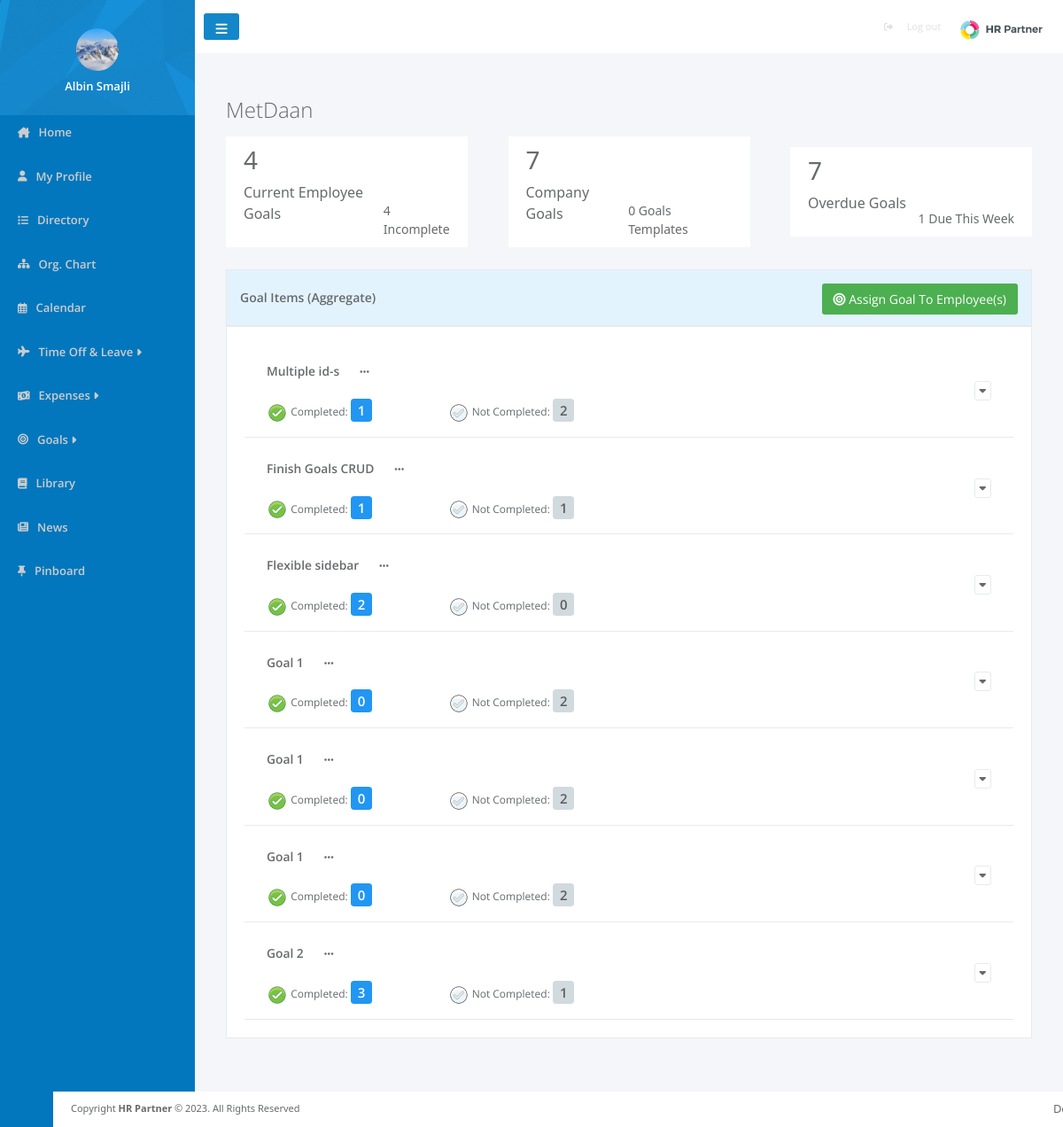
Screenshot of /pages/assignesGoals.php (signed in) with the database file from the repository.
### tables this page shows
CREATE TABLE `users` (
  `user_id` int(100) NOT NULL,
  `image` varchar(500) DEFAULT NULL,
  `name` varchar(200) NOT NULL,
  `surname` varchar(200) NOT NULL,
  `email` varchar(200) NOT NULL,
  `password` varchar(500) NOT NULL,
  `Position_ID` int(11) DEFAULT NULL,
  `Departament_ID` int(11) DEFAULT NULL,
  `role` int(11) NOT NULL,
  `location` varchar(100) DEFAULT NULL,
  `status` varchar(100) DEFAULT NULL,
  `report_to` int(11) DEFAULT NULL,
  `gender` varchar(10) DEFAULT NULL,
  `born` date DEFAULT NULL,
  `started` date DEFAULT NULL,
  `company` int(11) DEFAULT NULL
);

CREATE TABLE `companygoals` (
  `id` int(11) NOT NULL,
  `name` varchar(200) DEFAULT NULL,
  `description` varchar(500) NOT NULL,
  `type` varchar(100) NOT NULL,
  `due_date` date NOT NULL,
  `created` date NOT NULL,
  `target_value` varchar(100) DEFAULT NULL,
  `company_id` int(11) NOT NULL,
  `users` varchar(500) NOT NULL,
  `user_goal` tinyint(1) DEFAULT NULL
);

### pages/assignesGoals.php (the view, shortened to what this page needs)
<?php
require_once '../config.php';
$userId = $_SESSION['user_id'];
$companyId = $_SESSION['company'];
$today = date('y-m-d');
$companyGoalsQ = "SELECT * FROM companygoals WHERE company_id=:company_id";
$prep = $con->prepare($companyGoalsQ);
$prep->bindValue(':company_id', $companyId);
$prep->execute();
$comapnygoals = $prep->fetchAll(PDO::FETCH_ASSOC);
$usergoalQ = "SELECT COUNT(*) FROM `goals`";
$prep = $con->prepare($usergoalQ);
$prep->execute();
$userGoals = $prep->fetch();
$usergoalincQ = "SELECT COUNT(*) FROM `goals` WHERE completed = 0";
$prep = $con->prepare($usergoalincQ);
$prep->execute();
$incompleteUserGoals = $prep->fetch();
$overdueQ = "SELECT COUNT(*) FROM `companygoals` WHERE due_date < :today ";
$prep = $con->prepare($overdueQ);
$prep->bindParam(':today', $today);
$prep->execute();
$overdue = $prep->fetch();
$weekoverdueQ = "SELECT COUNT(*)
FROM companygoals
WHERE YEARWEEK(due_date, 1) = YEARWEEK(CURDATE(), 1)";
$prep = $con->prepare($weekoverdueQ);
$prep->execute();
$thisweekoverdue = $prep->fetch();
$ActiveCompGoal = "SELECT COUNT(*)
FROM companygoals"
;
$prep = $con->prepare($ActiveCompGoal);
$prep->execute();
$ActiveCompGoalNumber = $prep->fetch();
?>
<head>
    <link rel="stylesheet" href="../css/assignedGoal.css">
    <link href="https://cdn.jsdelivr.net/npm/bootstrap@5.3.1/dist/css/bootstrap.min.css" rel="stylesheet"
>
</head>
<body style="background-color: #F4F6FA;">
    <div>
        <?php include '../template/sidebar.php' ?>
    </div>
    <div class="content">
        <?php include '../template/navbar.php' ?>
        <div class="companyName">
            <?php echo "<h2>" . $_SESSION['company_name'] . "</h2>"; ?>
        </div>
        <div id="goalsStats">
            <div class="stats">
                <div>
                    <h3><?= $userGoals['COUNT(*)'] ?></h3>
                    <p>Current Employee Goals</p>
                </div>
                <small><?= $incompleteUserGoals['COUNT(*)'] ?> Incomplete</small>
            </div>
            <div class="stats">
                <div>
                    <h3><?= $ActiveCompGoalNumber['COUNT(*)']?></h3>
                    <p>Company Goals</p>
                </div>
                <small>0 Goals Templates</small>
            </div>
            <div class="stats">
                <div>
                    <h3><?= $overdue['COUNT(*)'] ?></h3>
                    <p>Overdue Goals</p>
                </div>
                <small><?= $thisweekoverdue['COUNT(*)'] ?> Due This Week</small>
            </div>
        </div>
        <div id="goalsBody">
            <div id="goalsTableHead">
                <h5>Goal Items (Aggregate)</h5>
                <a data-bs-toggle="modal" data-bs-target="#assigneGoalModal" data-bs-whatever="@mdo">
                    <i class="fa fa-bullseye m-r-xs"></i>
                    Assign Goal To Employee(s)
                </a>
            </div>
            <div id="goalsTableBody">
                <?php foreach ($comapnygoals as $comapnygoal): ?>
                    <div class="comapanyGoals">
                        <div class="description">
                            <span><?= $comapnygoal['name'] ?></span>
                            <a class="more">
                                <i class="fa-solid fa-ellipsis"></i>
                            </a>
                            <br>
                        </div>
                        <div class="cmpNotCmp">
                            <div class="pull-right">
                                <button class="showUseres"><i class="fa fa-caret-down"></i></button>
                            </div>
                            <div class="row">
                                <div class="col">
                                    <?php
                                    $GoalId = $comapnygoal['id'];
                                    $compQuery = "SELECT u.name, u.surname, c.value, c.completed FROM `companygoalsvalue` c
                              INNER JOIN users u ON c.user = u.user_id
                              WHERE c.company_goal = :company_goal";
                                    $prep = $con->prepare($compQuery);
                                    $prep->bindParam(':company_goal', $GoalId);
                                    $prep->execute();
                                    $completedUsers = $prep->fetchAll(PDO::FETCH_ASSOC);
                                    $compNum = count($completedUsers);
                                    ?>
                                    <img src="../images/check_on.png" width="24px" alt="">
                                    <span>Completed:</span>
                                    <span class="completedNr"><?= $compNum ?></span>
                                </div>
                                <div class="col">
                                    <img src="../images/check_off.png" width="24px" alt="">
                                    <span>Not Completed:</span>
                                    <?php
                                    $NotComparray = json_decode($comapnygoal['users'], true);
                                    $notCompleted = count($NotComparray) - $compNum;
                                    ?>
                                    <span class="notCompletedNr"><?= max(0, $notCompleted) ?></span>
                                </div>
                            </div>
                        </div>
                    </div>
                <?php endforeach ?>
            </div>
        </div>
        <?php include '../template/footer.php'; ?>
    </div>
</body>
</html>

### template/sidebar.php (shortened to what this page needs)
<?php
$sql = "SELECT u.user_id, u.image from users u where user_id=$userId";
$prep = $con->prepare($sql);
$prep->execute();
$userImages = $prep->fetchAll();
?>
<head>
    <link rel="stylesheet" href="../css/index.css">
</head>
<div id="sidebar">
    <div id="profile">
        <?php foreach ($userImages as $userImage): ?>
            <img src="../userIMG/<?= $userImage['image'] ?>" alt="">
        <?php endforeach; ?>
        <?php echo "<h3>" . $_SESSION['name'] . "</h3>"; ?>
    </div>
    <ul id="sidebarElements">
        <li>
            <i class="fa-solid fa-house-chimney"></i>
            <a href="home.php">Home</a>
        </li>
        <li>
            <i class="fa-solid fa-user"></i>
            <a href="myProfile.php">My Profile</a>
        </li>
        <li>
            <i class="fa-solid fa-list"></i>
            <a href="directory.php">Directory</a>
        </li>
        <li>
            <i class="fa-solid fa-sitemap"></i>
            <a href="orgChart.php">Org. Chart</a>
        </li>
        <li>
            <i class="fa-regular fa-calendar-days"></i>
            <a href="calendar.php">Calendar</a>
        </li>
        <?php if ($_SESSION['role'] == 0) { ?>
            <li class="dropdown" Style="cursor: pointer;">
                <i class="fa fa-plane"></i>
                <a onclick="myFunction()" class="dropbtn">Time Off & Leave <i class="fa-solid fa-caret-right"></i></a>
                <div id="myDropdown" class="dropdown-content">
                    <a href="request.php"><i class="fa-solid fa-suitcase"></i> Request</a>
                    <a href="approverequest.php"> <i class="fa fa-calendar-check-o"></i> Approve</a>
                    <a href="requesthistory.php"><i class="fa fa-list"></i> History</a>
                </div>
            </li>
        <?php } else { ?>
            <li class="dropdown" Style="cursor: pointer;">
                <i class="fa fa-plane"></i>
                <a onclick="myFunction()" class="dropbtn">Time Off & Leave <i class="fa-solid fa-caret-right"></i></a>
            </li>
        <?php } ?>
        <?php if ($_SESSION['role'] == 0) { ?>
            <li class="dropdown" Style="cursor: pointer;">
                <i class="fa-solid fa-money-bill-1-wave"></i>
                <a href="empexpenses.php">Expenses</a>
            </li>
        <?php } else { ?>
            <li class="dropdown" Style="cursor: pointer;">
                <i class="fa-solid fa-money-bill-1-wave"></i>
                <a onclick="myFunctionThree()" class="excbtn">Expenses <i class="fa-solid fa-caret-right"></i></a>
            </li>
        <?php } ?>
        <?php if ($_SESSION['role'] == 0) { ?>
            <li>
                <i class="fa-solid fa-bullseye"></i>
                <a href="goals.php">Goals</a>
            </li>
        <?php } else { ?>
            <li class="dropdown" Style="cursor: pointer;">
                <i class="fa-solid fa-bullseye"></i>
                <a onclick="myFunctionFour()" class="goalbtn">Goals <i class="fa-solid fa-caret-right"></i></a>
            </li>
        <?php } ?>
        <li>
            <i class="fa-solid fa-book"></i>
            <a href="library.php">Library</a>
        </li>
        <li>
            <i class="fa-solid fa-newspaper"></i>
            <?php if ($_SESSION['role'] == 0) { ?>
                <a href="empNews.php">News</a>
            <?php } else { ?>
                <a href="news.php">News</a>
            <?php } ?>
        </li>
        <li>
            <i class="fa-solid fa-thumbtack"></i>
            <a href="pinboard.php">Pinboard</a>
        </li>
    </ul>
</div>

### css/assignedGoal.css (style rules this page uses)
body { width: 100%; height: fit-content; display: flex; flex-direction: row; font-family: "open sans", "Helvetica Neue", Helvetica, Arial, sans-serif; position: absolute; background-color: #f4f6fa; }
.content { display: flex; flex-direction: column; justify-content: center; align-items: center; width: 100%; background-color: #f4f6fa; height: fit-content; }
.companyName { padding-top: 30px; width: 100%; text-align: start; padding-left: 35; }
.companyName h2 { margin-top: 20px; margin-bottom: 10px; font-family: "open sans", "Helvetica Neue", Helvetica, Arial, sans-serif; font-weight: 100; color: #676a6c; font-size: 24px; align-items: center; }
#goalsStats { width: 100%; padding: 5px 35px 5px 35px; display: flex; flex-direction: row; justify-content: space-between; align-items: center; }
.stats { width: 30%; padding: 10px 20px; background-color: #fff; display: flex; flex-direction: row; justify-content: space-between; align-items: flex-end; color: #676a6c; }
#goalsBody { width: 100%; padding: 10px 35px 100px 35px; margin-top: 10px; display: flex; flex-direction: column; font-family: "open sans", "Helvetica Neue", Helvetica, Arial, sans-serif; color: #676a6c; }
#goalsTableHead { width: 100%; padding: 15px 15px 7px 15px; display: flex; flex-direction: row; justify-content: space-between; align-items: center; background-color: #e3f3fd; border: 1px solid #e7eaec ; }
#goalsTableHead h5 { font-size: 14px; margin: 0 0 7px; padding: 0; text-overflow: ellipsis; float: left; font-weight: 600; margin-bottom: 7px; }
#goalsTableHead a { background-color: #4caf50; border-color: #4caf50; color: #fff; border-radius: 3px; font-size: 14px; font-weight: 400; padding: 6px 12px; text-align: center; cursor: pointer; border: 1px solid transparent; text-decoration: none; margin-bottom: 5px; }
#goalsTableBody { width: 100%; font-family: "open sans", "Helvetica Neue", Helvetica, Arial, sans-serif; color: #676a6c; background-color:#ffffff; padding: 15px 20px 20px 20px; border: 1px solid #e7eaec ; }
.comapanyGoals { padding: 25px 25px 15px 25px; border-bottom: 1px solid #e7eaec; font-size: 12px; }
.description span { font-size: 1.15em; font-weight: 600; }
.description .more { width: 20px; cursor: pointer; font-weight: 700; color: #676a6c; text-decoration: none; margin:5px 0px 0px 20px; }
.cmpNotCmp { width: 100%; }
.pull-right { float: right ; }
.cmpNotCmp .row { width: 100%; }
.cmpNotCmp .row .col { max-width: 25%; }
.cmpNotCmp .row .col .completedNr { padding: 3px 8px; background-color: #2196f3; color: #fff; font-size: 1.25em; margin-right: 20px; border-radius: .25em; font-weight: 600; }
.cmpNotCmp .row .col .notCompletedNr { padding: 3px 8px; background-color: #d1dade; color: #5e5e5e; font-size: 1.25em; margin-right: 20px; border-radius: .25em; font-weight: 600; }
.cmpNotCmp .pull-right button { height: 22px; font-size: 12px; border-radius: 3px; padding: 1px 5px; color: inherit; background: #fff; border: 1px solid #e7eaec; vertical-align: middle; }

### css/index.css (style rules this page uses)
#sidebar { padding: 0; display: flex; flex-direction: column; background-color: #0277bd; width: 220px; height:100%; }
#profile { width: 100%; height: 130px; display: flex; flex-direction: column; justify-content: center; align-items:center; background-image: url('../images/sidebarheader.png'); }
#profile img { width: 48px; height: 48px; border-radius: 50%; margin-top: 15px; }
#profile h3 { font-weight: 600; margin-top: 10px; font-family: "open sans","Helvetica Neue",Helvetica,Arial,sans-serif; color: white; font-size: 13px; }
#sidebar ul { padding: 10px; width: 80%; list-style: none; filter: brightness(80%); }
#sidebar li { padding: 0; display: flex; flex-direction: row; justify-content: center; align-items: center; margin-bottom: 30px; width: 100%; margin-left: 10px; font-size: 15px; }
#sidebar a { width: 100%; text-decoration: none; color: white; font-size: 13px; font-weight: 400; font-family: 'Open Sans', sans-serif; font-weight: 600; margin-left: 10px; }
#sidebar i { color: white; font-size: 12px; }

### rows the page displays
users: image (picture)
companygoals: name "Multiple id-s", compNum "1", users "2"
companygoals: name "Finish Goals CRUD", compNum "1", users "1"
companygoals: name "Flexible sidebar", compNum "2", users "0"
companygoals: name "Goal 1", compNum "0", users "2"
companygoals: name "Goal 1", compNum "0", users "2"
companygoals: name "Goal 1", compNum "0", users "2"
companygoals: name "Goal 2", compNum "3", users "1"

### other values shown
$_SESSION['name'] "Albin Smajli"
$_SESSION['company_name'] "MetDaan"
$userGoals['COUNT(*)'] "4"
$incompleteUserGoals['COUNT(*)'] "4"
$ActiveCompGoalNumber['COUNT(*)'] "7"
$overdue['COUNT(*)'] "7"
$thisweekoverdue['COUNT(*)'] "1"
